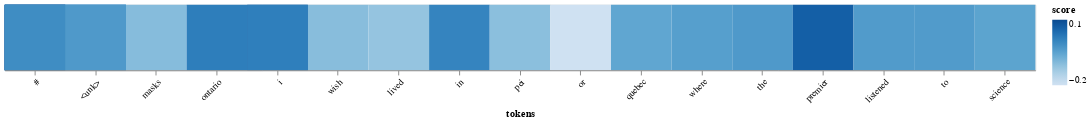

The cell this chart's notebook holds for it:
### Code cell
# wrong prediction
df, tokens = interpret_sentence("#votefordout #masks #covid #Dougford #ontario I wish I lived in PEI or Quebec where the premier listened to science https://t.co/uU757dQ1Rw", true_label = 2.0)
visualisation(df, tokens, w=1100)

### Figure 1 — Vega-Lite specification as saved in the notebook (floating-point values rounded to 4 significant figures)
{"config": {"view": {"continuousWidth": 400, "continuousHeight": 300}}, "data": {"name": "data-4bbd528bd46a5b8ecd842a7ee63d1b00"}, "mark": "rect", "encoding": {"color": {"field": "score", "scale": {"scheme": "blues"}, "type": "quantitative"}, "x": {"axis": {"labelAngle": -45}, "field": "tokens", "sort": ["#", "<unk>", "#", "masks", "#", "<unk>", "#", "<unk>", "#", "ontario", "i", "wish", "i", "lived", "in", "pei", "or", "quebec", "where", "the", "premier", "listened", "to", "science", "<unk>"], "type": "nominal"}}, "height": 70, "width": 1100, "$schema": "https://vega.github.io/schema/vega-lite/v4.17.0.json", "datasets": {"data-4bbd528bd46a5b8ecd842a7ee63d1b00": [{"tokens": "#", "score": 0.06505}, {"tokens": "<unk>", "score": 0.0}, {"tokens": "#", "score": 0.04464}, {"tokens": "masks", "score": -0.06945}, {"tokens": "#", "score": 0.05243}, {"tokens": "<unk>", "score": 0.0}, {"tokens": "#", "score": 0.1383}, {"tokens": "<unk>", "score": 0.0}, {"tokens": "#", "score": 0.02275}, {"tokens": "ontario", "score": 0.04935}, {"tokens": "i", "score": 0.1161}, {"tokens": "wish", "score": -0.07181}, {"tokens": "i", "score": 0.04785}, {"tokens": "lived", "score": -0.08811}, {"tokens": "in", "score": 0.03893}, {"tokens": "pei", "score": -0.07564}, {"tokens": "or", "score": -0.1736}, {"tokens": "quebec", "score": -0.02417}, {"tokens": "where", "score": -0.011}, {"tokens": "the", "score": -0.0001797}, {"tokens": "premier", "score": 0.1029}, {"tokens": "listened", "score": -0.003541}, {"tokens": "to", "score": -0.00368}, {"tokens": "science", "score": -0.01901}, {"tokens": "<unk>", "score": 0.0}]}}
